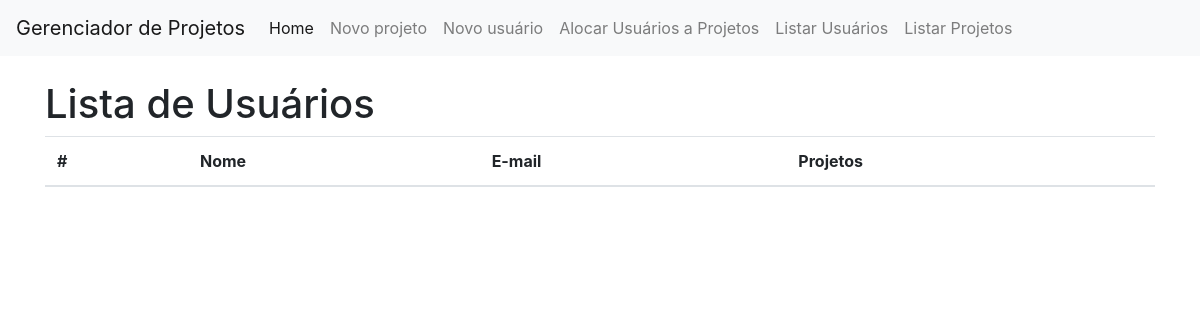
The page /user/ on the database as committed earlier.
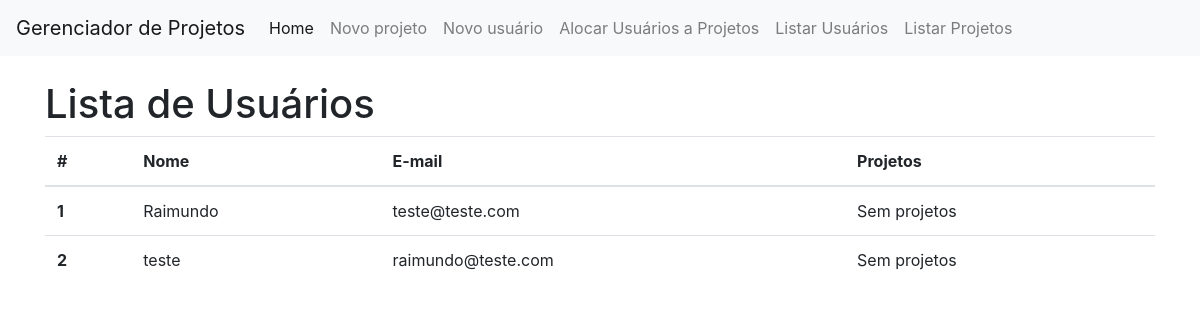
The same page on the database as committed later.
### core/models.py (models this page shows, shortened)
class User(models.Model):
    name = models.CharField(max_length=100, unique=True)
    email = models.EmailField(unique=True)

### core/views.py (the view)
# urls.py: path('user/', views.user_list, name='user_list'), #url ok views ok
def user_list(request): #View ok
    users = User.objects.all()
    return render(request, 'user_list.html', {'users': users})

### templates/user_list.html
{% extends 'base.html' %}
{% block content %}
  <h1>Lista de Usuários</h1>
  <table class="table">
    <thead>
      <tr>
        <th scope="col">#</th>
        <th scope="col">Nome</th>
        <th scope="col">E-mail</th>
        <th scope="col">Projetos</th>
      </tr>
    </thead>
    <tbody>
      {% for user in users %}
        <tr>
          <th scope="row">{{ user.id }}</th>
          <td>{{ user.name }}</td>
          <td>{{ user.email }}</td>
          <td>
            {% if user.projects.exists %}
              <ul>
                {% for project in user.projects.all %}
                  <li>{{ project.name }}</li>
                {% endfor %}
              </ul>
            {% else %}
              Sem projetos
            {% endif %}
          </td>
        </tr>
      {% endfor %}
    </tbody>
  </table>
{% endblock %}

### templates/base.html (shortened to what this page needs)
<!DOCTYPE html>
<html>
<head>
    <link rel="stylesheet" href="https://stackpath.bootstrapcdn.com/bootstrap/4.3.1/css/bootstrap.min.css">
</head>
<body>
    <nav class="navbar navbar-expand-lg navbar-light bg-light">
        <a class="navbar-brand" href="{% url 'home' %}">Gerenciador de Projetos</a>
        <div class="collapse navbar-collapse" id="navbarNav">
            <ul class="navbar-nav">
                <li class="nav-item active">
                    <a class="nav-link" href="{% url 'home' %}">Home</a>
                </li>
                <li class="nav-item">
                    <a class="nav-link" href="{% url 'project_create' %}">Novo projeto</a>
                </li>
                <li class="nav-item">
                    <a class="nav-link" href="{% url 'user_create' %}">Novo usuário</a>
                </li>
                <li class="nav-item">
                    <a class="nav-link" href="{% url 'user_project_associate' %}">Alocar Usuários a Projetos</a>
                </li>
                <li class="nav-item">
                    <a class="nav-link" href="{% url 'user_list' %}">Listar Usuários</a>
                </li>
                <li class="nav-item">
                    <a class="nav-link" href="{% url 'project_list' %}">Listar Projetos</a>
                </li>
            </ul>
        </div>
    </nav>
    <div class="container mt-4">
        {% block content %}{% endblock %}
    </div>
</body>
</html>

Rows that differ between the two databases and show on the page:
added User: id "1", name "Raimundo", email "teste@teste.com"
added User: id "2", name "teste", email "raimundo@teste.com"
